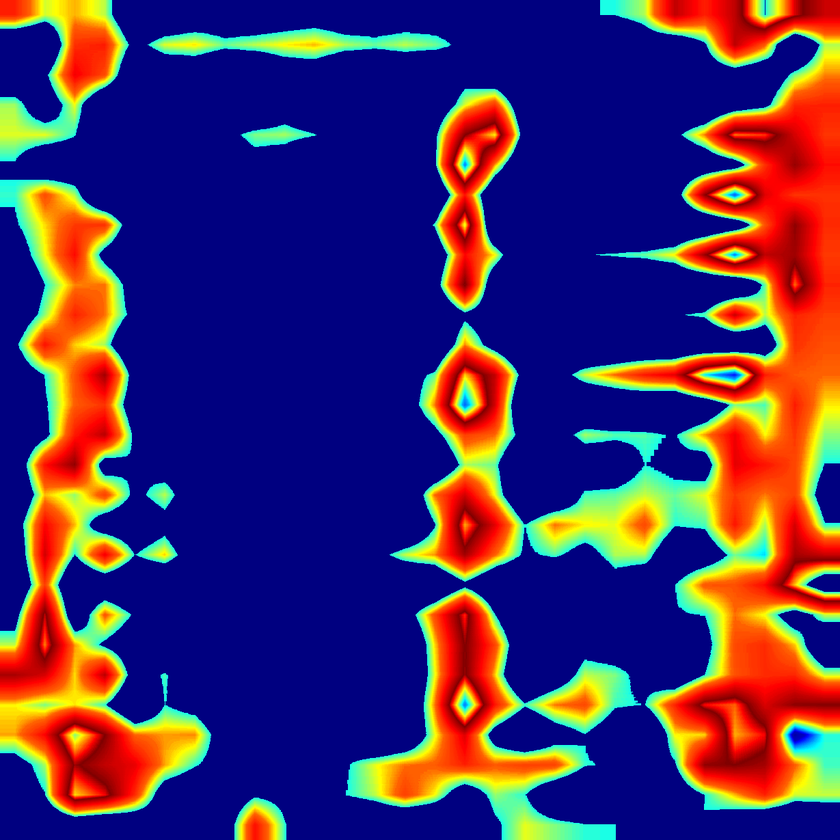
#> input picture finalized_topk_imgs/abacus_cnn_layer_10_top10.png, 840 x 840 px, shrunk from 1229 x 1229 before the run, found by its file name; its folder holds 4 pictures in this run
$ python relay_img.py
#> lines starting #> are read from the running program, lines starting #| are printed output that depends on the picture
import os
import matplotlib.pyplot as plt
from matplotlib.image import imread
import numpy as np

# Define the folder containing the images
folder_path = "/cs2822r-project/finalized_topk_imgs"

# Get a list of image files in the folder
image_files = [file for file in os.listdir(folder_path) if file.lower().endswith(('.png', '.jpg', '.jpeg', '.bmp', '.gif'))]

# Sort the files to maintain a consistent order
image_files.sort()

# Number of images per row and rows needed per group
images_per_row = 3
images_per_group = 9
rows_per_group = images_per_group // images_per_row

# Split the image files into chunks of 9
chunks = [image_files[i:i + images_per_group] for i in range(0, len(image_files), images_per_group)]

# Process each chunk and save it as a separate output image
for chunk_index, chunk in enumerate(chunks):
    # Create a figure for the current chunk
    fig, axs = plt.subplots(rows_per_group, images_per_row, figsize=(10, rows_per_group * 3))
    axs = axs.flatten() if isinstance(axs, np.ndarray) else [axs]

    # Iterate through the images in the chunk
    for idx, file_name in enumerate(chunk):
        img_path = os.path.join(folder_path, file_name)
        img = imread(img_path)
#> img is the input picture: shape (840, 840, 3) float32; mean R, G, B 0.295, 0.201, 0.378
        axs[idx].imshow(img)
        axs[idx].axis('off')
        axs[idx].set_title(file_name, fontsize=12)

    # Hide any unused subplots
    for idx in range(len(chunk), len(axs)):
        axs[idx].axis('off')
#> this loop made 5 passes

    # Adjust layout and save the figure
    plt.tight_layout()
    output_path = f"output_{chunk_index + 1}.png"
    plt.savefig(output_path, dpi=300)
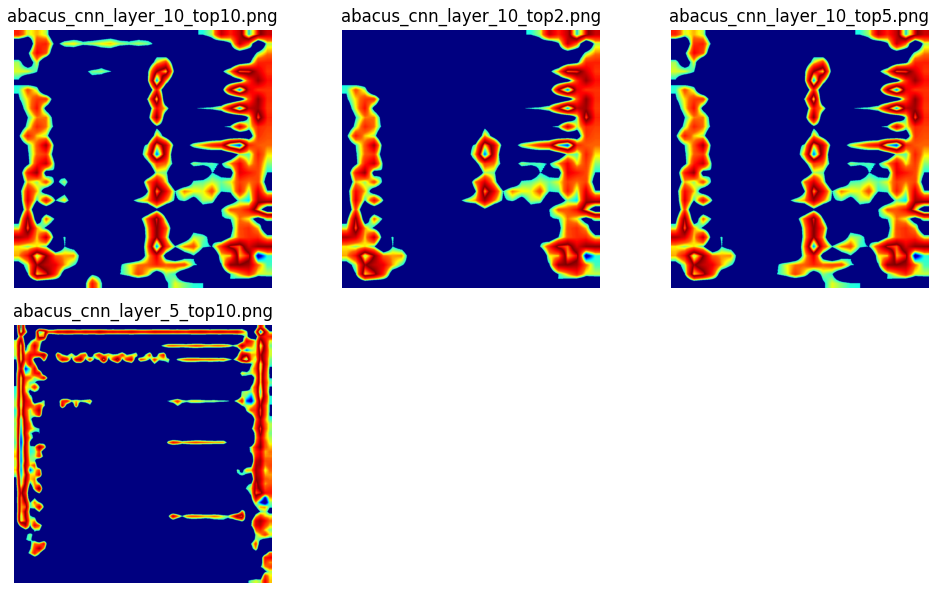
#> figure drawn by matplotlib, 4 panels
    plt.close(fig)

    print(f"Saved: {output_path}")
